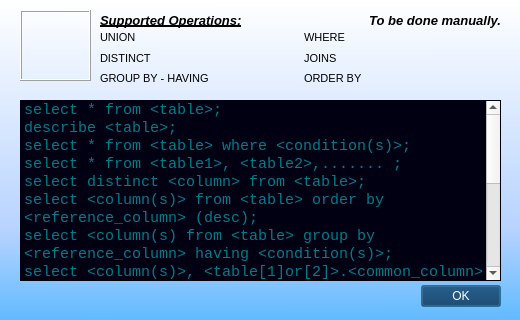
<?xml version="1.0" encoding="UTF-8"?>
<ui version="4.0">
 <class>Dialog</class>
 <widget class="QDialog" name="Dialog">
  <property name="geometry">
   <rect>
    <x>0</x>
    <y>0</y>
    <width>520</width>
    <height>320</height>
   </rect>
  </property>
  <property name="sizePolicy">
   <sizepolicy hsizetype="Fixed" vsizetype="Fixed">
    <horstretch>0</horstretch>
    <verstretch>0</verstretch>
   </sizepolicy>
  </property>
  <property name="minimumSize">
   <size>
    <width>520</width>
    <height>320</height>
   </size>
  </property>
  <property name="maximumSize">
   <size>
    <width>520</width>
    <height>320</height>
   </size>
  </property>
  <property name="windowTitle">
   <string>Dialog</string>
  </property>
  <property name="windowIcon">
   <iconset>
    <normaloff>icon.png</normaloff>icon.png</iconset>
  </property>
  <property name="styleSheet">
   <string notr="true">QDialog#Dialog{
	background-color: qlineargradient(spread:pad, x1:0.511, y1:1, x2:0.506849, y2:0, stop:0.00456621 rgba(98, 187, 255, 255), stop:0.283105 rgba(183, 211, 255, 255), stop:1 rgba(255, 255, 255, 255));
}</string>
  </property>
  <widget class="QDialogButtonBox" name="buttonBox">
   <property name="geometry">
    <rect>
     <x>200</x>
     <y>280</y>
     <width>301</width>
     <height>32</height>
    </rect>
   </property>
   <property name="font">
    <font>
     <family>DejaVu Sans</family>
     <pointsize>9</pointsize>
     <italic>true</italic>
     <bold>true</bold>
    </font>
   </property>
   <property name="styleSheet">
    <string notr="true">background-color: rgb(2, 48, 91);
font: 75 bold oblique 9pt &quot;DejaVu Sans&quot;;
color: rgb(255, 255, 255);</string>
   </property>
   <property name="orientation">
    <enum>Qt::Horizontal</enum>
   </property>
   <property name="standardButtons">
    <set>QDialogButtonBox::Ok</set>
   </property>
   <property name="centerButtons">
    <bool>false</bool>
   </property>
  </widget>
  <widget class="QListWidget" name="listWidget">
   <property name="geometry">
    <rect>
     <x>20</x>
     <y>100</y>
     <width>481</width>
     <height>181</height>
    </rect>
   </property>
   <property name="font">
    <font>
     <family>Consolas</family>
     <pointsize>11</pointsize>
     <italic>false</italic>
     <bold>false</bold>
    </font>
   </property>
   <property name="styleSheet">
    <string notr="true">background-color: rgb(0,0,18);
color: rgb(0,125,137);
font: 11pt &quot;Consolas&quot;;</string>
   </property>
   <property name="verticalScrollBarPolicy">
    <enum>Qt::ScrollBarAsNeeded</enum>
   </property>
   <property name="horizontalScrollBarPolicy">
    <enum>Qt::ScrollBarAsNeeded</enum>
   </property>
   <property name="sizeAdjustPolicy">
    <enum>QAbstractScrollArea::AdjustIgnored</enum>
   </property>
   <property name="editTriggers">
    <set>QAbstractItemView::NoEditTriggers</set>
   </property>
   <property name="tabKeyNavigation">
    <bool>true</bool>
   </property>
   <property name="alternatingRowColors">
    <bool>false</bool>
   </property>
   <property name="textElideMode">
    <enum>Qt::ElideRight</enum>
   </property>
   <property name="isWrapping" stdset="0">
    <bool>false</bool>
   </property>
   <property name="resizeMode">
    <enum>QListView::Fixed</enum>
   </property>
   <property name="spacing">
    <number>3</number>
   </property>
   <property name="viewMode">
    <enum>QListView::ListMode</enum>
   </property>
   <property name="modelColumn">
    <number>0</number>
   </property>
   <property name="uniformItemSizes">
    <bool>false</bool>
   </property>
   <property name="batchSize">
    <number>300</number>
   </property>
   <property name="wordWrap">
    <bool>true</bool>
   </property>
   <property name="selectionRectVisible">
    <bool>true</bool>
   </property>
   <item>
    <property name="text">
     <string>select * from &lt;table&gt;;</string>
    </property>
   </item>
   <item>
    <property name="text">
     <string>describe &lt;table&gt;;</string>
    </property>
   </item>
   <item>
    <property name="text">
     <string>select * from &lt;table&gt; where &lt;condition(s)&gt;;</string>
    </property>
   </item>
   <item>
    <property name="text">
     <string>select * from &lt;table1&gt;, &lt;table2&gt;,....... ;</string>
    </property>
   </item>
   <item>
    <property name="text">
     <string>select distinct &lt;column&gt; from &lt;table&gt;;</string>
    </property>
   </item>
   <item>
    <property name="text">
     <string>select &lt;column(s)&gt; from &lt;table&gt; order by &lt;reference_column&gt; (desc);</string>
    </property>
   </item>
   <item>
    <property name="text">
     <string>select &lt;column(s) from &lt;table&gt; group by &lt;reference_column&gt; having &lt;condition(s)&gt;;</string>
    </property>
   </item>
   <item>
    <property name="text">
     <string>select &lt;column(s)&gt;, &lt;table[1]or[2]&gt;.&lt;common_column&gt; from &lt;table1&gt;, &lt;table2&gt;;</string>
    </property>
   </item>
   <item>
    <property name="text">
     <string>select &lt;column(s)&gt;, &lt;table[1]or[2]&gt;.&lt;common_column&gt; from &lt;table1&gt;, &lt;table2&gt; where &lt;condition(s)&gt;;</string>
    </property>
   </item>
   <item>
    <property name="text">
     <string>select * from &lt;table1&gt; natural join &lt;table2&gt;;</string>
    </property>
   </item>
   <item>
    <property name="text">
     <string>select * from &lt;table1&gt; natural join &lt;table2&gt; where &lt;condition(s)&gt;;</string>
    </property>
   </item>
  </widget>
  <widget class="QLabel" name="label">
   <property name="geometry">
    <rect>
     <x>20</x>
     <y>10</y>
     <width>71</width>
     <height>71</height>
    </rect>
   </property>
   <property name="frameShape">
    <enum>QFrame::Box</enum>
   </property>
   <property name="frameShadow">
    <enum>QFrame::Raised</enum>
   </property>
   <property name="text">
    <string/>
   </property>
   <property name="pixmap">
    <pixmap>../PNG/icon.png</pixmap>
   </property>
   <property name="scaledContents">
    <bool>true</bool>
   </property>
  </widget>
  <widget class="QLabel" name="label_2">
   <property name="geometry">
    <rect>
     <x>100</x>
     <y>10</y>
     <width>241</width>
     <height>20</height>
    </rect>
   </property>
   <property name="font">
    <font>
     <pointsize>10</pointsize>
     <italic>true</italic>
     <bold>true</bold>
     <underline>true</underline>
    </font>
   </property>
   <property name="styleSheet">
    <string notr="true">text-decoration:underline;</string>
   </property>
   <property name="text">
    <string>Supported Operations:</string>
   </property>
  </widget>
  <widget class="QWidget" name="gridLayoutWidget">
   <property name="geometry">
    <rect>
     <x>100</x>
     <y>30</y>
     <width>401</width>
     <height>56</height>
    </rect>
   </property>
   <layout class="QGridLayout" name="gridLayout">
    <item row="1" column="0">
     <widget class="QLabel" name="label_3">
      <property name="font">
       <font>
        <pointsize>8</pointsize>
       </font>
      </property>
      <property name="text">
       <string>DISTINCT</string>
      </property>
     </widget>
    </item>
    <item row="3" column="0">
     <widget class="QLabel" name="label_4">
      <property name="font">
       <font>
        <pointsize>8</pointsize>
       </font>
      </property>
      <property name="text">
       <string>GROUP BY - HAVING</string>
      </property>
     </widget>
    </item>
    <item row="3" column="1">
     <widget class="QLabel" name="label_6">
      <property name="font">
       <font>
        <pointsize>8</pointsize>
       </font>
      </property>
      <property name="text">
       <string>ORDER BY</string>
      </property>
     </widget>
    </item>
    <item row="1" column="1">
     <widget class="QLabel" name="label_5">
      <property name="font">
       <font>
        <pointsize>8</pointsize>
       </font>
      </property>
      <property name="text">
       <string>JOINS</string>
      </property>
     </widget>
    </item>
    <item row="0" column="0">
     <widget class="QLabel" name="label_7">
      <property name="font">
       <font>
        <pointsize>8</pointsize>
       </font>
      </property>
      <property name="text">
       <string>UNION</string>
      </property>
     </widget>
    </item>
    <item row="0" column="1">
     <widget class="QLabel" name="label_8">
      <property name="font">
       <font>
        <pointsize>8</pointsize>
        <italic>false</italic>
        <bold>false</bold>
       </font>
      </property>
      <property name="text">
       <string>WHERE</string>
      </property>
     </widget>
    </item>
   </layout>
  </widget>
  <widget class="QLabel" name="label_9">
   <property name="geometry">
    <rect>
     <x>320</x>
     <y>10</y>
     <width>181</width>
     <height>20</height>
    </rect>
   </property>
   <property name="font">
    <font>
     <pointsize>10</pointsize>
     <italic>true</italic>
     <bold>true</bold>
    </font>
   </property>
   <property name="text">
    <string>To be done manually.</string>
   </property>
   <property name="alignment">
    <set>Qt::AlignRight|Qt::AlignTrailing|Qt::AlignVCenter</set>
   </property>
  </widget>
 </widget>
 <resources/>
 <connections>
  <connection>
   <sender>buttonBox</sender>
   <signal>accepted()</signal>
   <receiver>Dialog</receiver>
   <slot>accept()</slot>
   <hints>
    <hint type="sourcelabel">
     <x>248</x>
     <y>254</y>
    </hint>
    <hint type="destinationlabel">
     <x>157</x>
     <y>274</y>
    </hint>
   </hints>
  </connection>
  <connection>
   <sender>buttonBox</sender>
   <signal>rejected()</signal>
   <receiver>Dialog</receiver>
   <slot>reject()</slot>
   <hints>
    <hint type="sourcelabel">
     <x>316</x>
     <y>260</y>
    </hint>
    <hint type="destinationlabel">
     <x>286</x>
     <y>274</y>
    </hint>
   </hints>
  </connection>
 </connections>
</ui>
